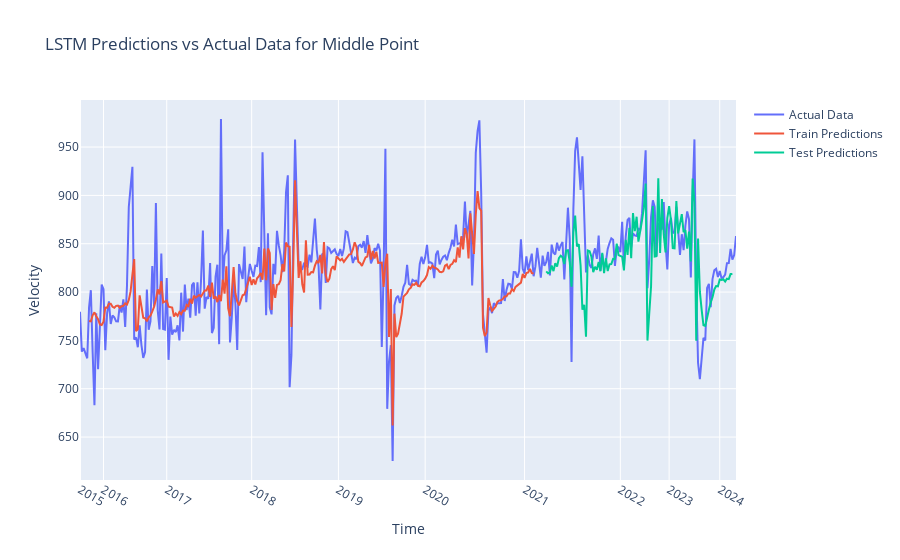

Here is the notebook cell this chart was saved with:
### Code cell
# Create traces
fig = go.Figure()
fig.add_trace(go.Scatter(y=scaler.inverse_transform(dataset).flatten(), mode='lines', name='Actual Data'))
fig.add_trace(go.Scatter(y=trainPredictPlot.flatten(), mode='lines', name='Train Predictions'))
fig.add_trace(go.Scatter(y=testPredictPlot.flatten(), mode='lines', name='Test Predictions'))

# Update layout for dark theme
fig.update_layout(title='LSTM Predictions vs Actual Data for ' + point_name.capitalize() + ' Point', xaxis_title='Time', yaxis_title='Velocity')
# Update x-axis to show only one tick per year
years = pd.to_datetime(df['time']).dt.year
unique_years = sorted(years.unique())
fig.update_xaxes(tickvals=[df.index[years == year][0] for year in unique_years], ticktext=unique_years)
fig.write_image('../figures/8_LSTM_preds_' + point_name + '.png')
fig.show()

### Figure 1 — Plotly figure (JSON) as saved in the notebook; plotly's stock layout.template omitted (floating-point values rounded to 4 significant figures; data arrays with more than 128 entries replaced by an {"elided": "..."} marker saying what was removed)
{"data": [{"mode": "lines", "name": "Actual Data", "type": "scatter", "y": {"elided": "364 float values"}}, {"mode": "lines", "name": "Train Predictions", "type": "scatter", "y": {"elided": "364 float values"}}, {"mode": "lines", "name": "Test Predictions", "type": "scatter", "y": {"elided": "364 float values"}}], "layout": {"title": {"text": "LSTM Predictions vs Actual Data for Middle Point"}, "xaxis": {"ticktext": [2015, 2016, 2017, 2018, 2019, 2020, 2021, 2022, 2023, 2024], "tickvals": [0, 13, 48, 95, 143, 191, 246, 299, 326, 354], "title": {"text": "Time"}}, "yaxis": {"title": {"text": "Velocity"}}}}
